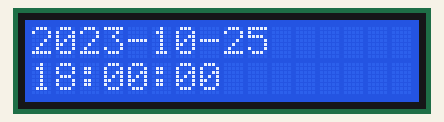
This program was run on a simulated Raspberry Pi Pico running MicroPython. Shown: 16×2 character LCD. The clock reads 2024-03-15 10:24:30 at power-on unless the program sets it; library files of the repository ran but are not shown: i2c_lcd.py.

Above: at 0.1 s.
At 4.5 s:
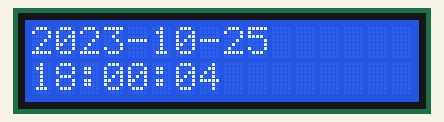
At 9.7 s:
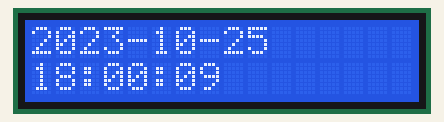
At 19.2 s:
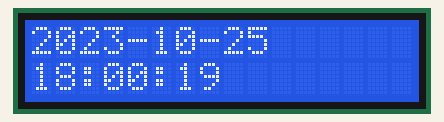
At 28.7 s:
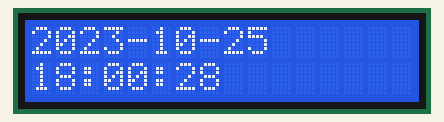
At 39.0 s:
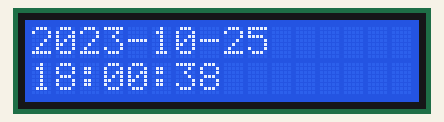

Measured:
- what the display in image 0 shows lasts 0.7 s, from 0.1 s to 0.8 s

The program:

main.py
```python
from machine import I2C, Pin, RTC
from time import sleep
from i2c_lcd import I2cLcd

i2c = I2C(0, sda=Pin(0), scl=Pin(1), freq=400000)
I2C_ADDR = i2c.scan()[0]
lcd = I2cLcd(i2c, I2C_ADDR, 2, 16)

rtc = machine.RTC()
rtc.datetime((2023, 10, 25, 18, 18, 0, 0, 0))

while True:
    lcd.clear()
    timestamp=rtc.datetime()
    timestring="%04d-%02d-%02d      %02d:%02d:%02d"%(timestamp[0:3] +
                                                timestamp[4:7])
    lcd.putstr(timestring)
    sleep(0.7)
    
```
